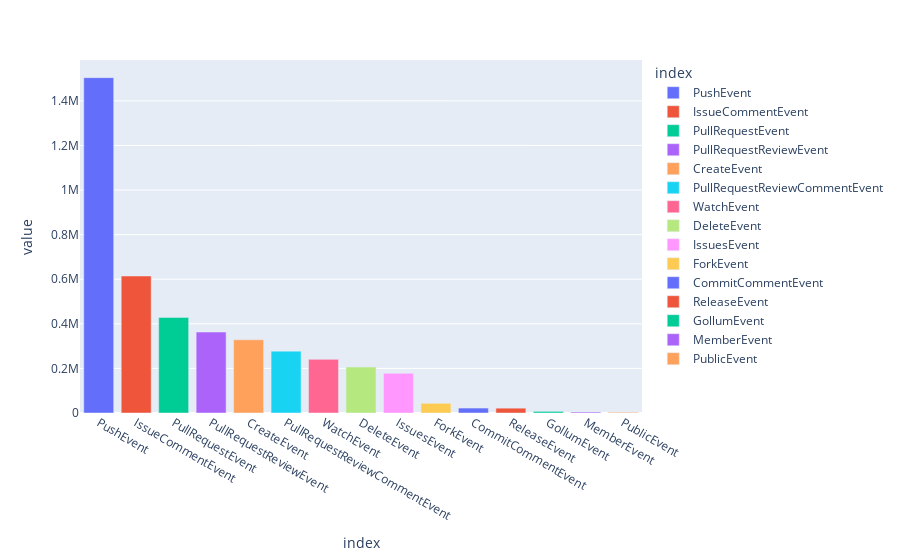

This figure's notebook cell:
### Code cell
fig_ec = px.bar(
    data_frame=event_counts.to_frame(),
    color=event_counts.to_frame().index,
)

fig_ec.write_image("general_eventcount.jpeg")
fig_ec

### Figure 1 — Plotly figure (JSON) as saved in the notebook; plotly's stock layout.template omitted (floating-point values rounded to 4 significant figures)
{"data": [{"alignmentgroup": "True", "hovertemplate": "index=%{x}<br>value=%{y}<extra></extra>", "legendgroup": "PushEvent", "marker": {"color": "#636efa", "pattern": {"shape": ""}}, "name": "PushEvent", "offsetgroup": "PushEvent", "orientation": "v", "showlegend": true, "textposition": "auto", "type": "bar", "x": ["PushEvent"], "xaxis": "x", "y": [1504163], "yaxis": "y"}, {"alignmentgroup": "True", "hovertemplate": "index=%{x}<br>value=%{y}<extra></extra>", "legendgroup": "IssueCommentEvent", "marker": {"color": "#EF553B", "pattern": {"shape": ""}}, "name": "IssueCommentEvent", "offsetgroup": "IssueCommentEvent", "orientation": "v", "showlegend": true, "textposition": "auto", "type": "bar", "x": ["IssueCommentEvent"], "xaxis": "x", "y": [614512], "yaxis": "y"}, {"alignmentgroup": "True", "hovertemplate": "index=%{x}<br>value=%{y}<extra></extra>", "legendgroup": "PullRequestEvent", "marker": {"color": "#00cc96", "pattern": {"shape": ""}}, "name": "PullRequestEvent", "offsetgroup": "PullRequestEvent", "orientation": "v", "showlegend": true, "textposition": "auto", "type": "bar", "x": ["PullRequestEvent"], "xaxis": "x", "y": [428910], "yaxis": "y"}, {"alignmentgroup": "True", "hovertemplate": "index=%{x}<br>value=%{y}<extra></extra>", "legendgroup": "PullRequestReviewEvent", "marker": {"color": "#ab63fa", "pattern": {"shape": ""}}, "name": "PullRequestReviewEvent", "offsetgroup": "PullRequestReviewEvent", "orientation": "v", "showlegend": true, "textposition": "auto", "type": "bar", "x": ["PullRequestReviewEvent"], "xaxis": "x", "y": [363215], "yaxis": "y"}, {"alignmentgroup": "True", "hovertemplate": "index=%{x}<br>value=%{y}<extra></extra>", "legendgroup": "CreateEvent", "marker": {"color": "#FFA15A", "pattern": {"shape": ""}}, "name": "CreateEvent", "offsetgroup": "CreateEvent", "orientation": "v", "showlegend": true, "textposition": "auto", "type": "bar", "x": ["CreateEvent"], "xaxis": "x", "y": [328443], "yaxis": "y"}, {"alignmentgroup": "True", "hovertemplate": "index=%{x}<br>value=%{y}<extra></extra>", "legendgroup": "PullRequestReviewCommentEvent", "marker": {"color": "#19d3f3", "pattern": {"shape": ""}}, "name": "PullRequestReviewCommentEvent", "offsetgroup": "PullRequestReviewCommentEvent", "orientation": "v", "showlegend": true, "textposition": "auto", "type": "bar", "x": ["PullRequestReviewCommentEvent"], "xaxis": "x", "y": [277490], "yaxis": "y"}, {"alignmentgroup": "True", "hovertemplate": "index=%{x}<br>value=%{y}<extra></extra>", "legendgroup": "WatchEvent", "marker": {"color": "#FF6692", "pattern": {"shape": ""}}, "name": "WatchEvent", "offsetgroup": "WatchEvent", "orientation": "v", "showlegend": true, "textposition": "auto", "type": "bar", "x": ["WatchEvent"], "xaxis": "x", "y": [240648], "yaxis": "y"}, {"alignmentgroup": "True", "hovertemplate": "index=%{x}<br>value=%{y}<extra></extra>", "legendgroup": "DeleteEvent", "marker": {"color": "#B6E880", "pattern": {"shape": ""}}, "name": "DeleteEvent", "offsetgroup": "DeleteEvent", "orientation": "v", "showlegend": true, "textposition": "auto", "type": "bar", "x": ["DeleteEvent"], "xaxis": "x", "y": [206104], "yaxis": "y"}, {"alignmentgroup": "True", "hovertemplate": "index=%{x}<br>value=%{y}<extra></extra>", "legendgroup": "IssuesEvent", "marker": {"color": "#FF97FF", "pattern": {"shape": ""}}, "name": "IssuesEvent", "offsetgroup": "IssuesEvent", "orientation": "v", "showlegend": true, "textposition": "auto", "type": "bar", "x": ["IssuesEvent"], "xaxis": "x", "y": [177787], "yaxis": "y"}, {"alignmentgroup": "True", "hovertemplate": "index=%{x}<br>value=%{y}<extra></extra>", "legendgroup": "ForkEvent", "marker": {"color": "#FECB52", "pattern": {"shape": ""}}, "name": "ForkEvent", "offsetgroup": "ForkEvent", "orientation": "v", "showlegend": true, "textposition": "auto", "type": "bar", "x": ["ForkEvent"], "xaxis": "x", "y": [43458], "yaxis": "y"}, {"alignmentgroup": "True", "hovertemplate": "index=%{x}<br>value=%{y}<extra></extra>", "legendgroup": "CommitCommentEvent", "marker": {"color": "#636efa", "pattern": {"shape": ""}}, "name": "CommitCommentEvent", "offsetgroup": "CommitCommentEvent", "orientation": "v", "showlegend": true, "textposition": "auto", "type": "bar", "x": ["CommitCommentEvent"], "xaxis": "x", "y": [22144], "yaxis": "y"}, {"alignmentgroup": "True", "hovertemplate": "index=%{x}<br>value=%{y}<extra></extra>", "legendgroup": "ReleaseEvent", "marker": {"color": "#EF553B", "pattern": {"shape": ""}}, "name": "ReleaseEvent", "offsetgroup": "ReleaseEvent", "orientation": "v", "showlegend": true, "textposition": "auto", "type": "bar", "x": ["ReleaseEvent"], "xaxis": "x", "y": [21659], "yaxis": "y"}, {"alignmentgroup": "True", "hovertemplate": "index=%{x}<br>value=%{y}<extra></extra>", "legendgroup": "GollumEvent", "marker": {"color": "#00cc96", "pattern": {"shape": ""}}, "name": "GollumEvent", "offsetgroup": "GollumEvent", "orientation": "v", "showlegend": true, "textposition": "auto", "type": "bar", "x": ["GollumEvent"], "xaxis": "x", "y": [7224], "yaxis": "y"}, {"alignmentgroup": "True", "hovertemplate": "index=%{x}<br>value=%{y}<extra></extra>", "legendgroup": "MemberEvent", "marker": {"color": "#ab63fa", "pattern": {"shape": ""}}, "name": "MemberEvent", "offsetgroup": "MemberEvent", "orientation": "v", "showlegend": true, "textposition": "auto", "type": "bar", "x": ["MemberEvent"], "xaxis": "x", "y": [4389], "yaxis": "y"}, {"alignmentgroup": "True", "hovertemplate": "index=%{x}<br>value=%{y}<extra></extra>", "legendgroup": "PublicEvent", "marker": {"color": "#FFA15A", "pattern": {"shape": ""}}, "name": "PublicEvent", "offsetgroup": "PublicEvent", "orientation": "v", "showlegend": true, "textposition": "auto", "type": "bar", "x": ["PublicEvent"], "xaxis": "x", "y": [3354], "yaxis": "y"}], "layout": {"barmode": "relative", "legend": {"title": {"text": "index"}, "tracegroupgap": 0}, "margin": {"t": 60}, "xaxis": {"anchor": "y", "categoryarray": ["PushEvent", "IssueCommentEvent", "PullRequestEvent", "PullRequestReviewEvent", "CreateEvent", "PullRequestReviewCommentEvent", "WatchEvent", "DeleteEvent", "IssuesEvent", "ForkEvent", "CommitCommentEvent", "ReleaseEvent", "GollumEvent", "MemberEvent", "PublicEvent"], "categoryorder": "array", "domain": [0, 1], "title": {"text": "index"}}, "yaxis": {"anchor": "x", "domain": [0, 1], "title": {"text": "value"}}}}
